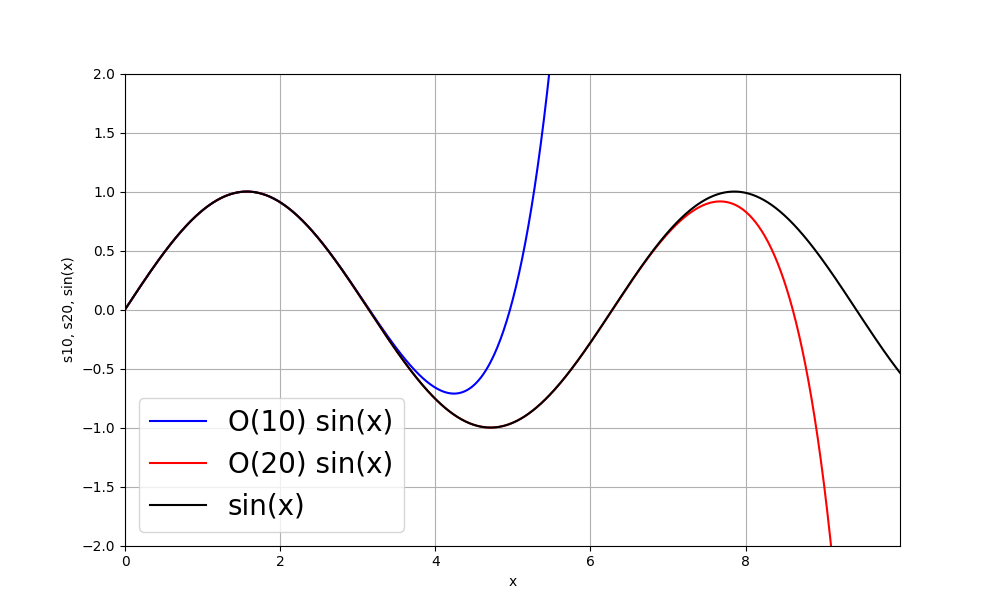

Write Python code to recreate this figure.
from sympy import sin,series,Symbol
import matplotlib.pyplot as plt

x = Symbol('x')
s10 = sin(x).series(x,0,10).removeO()
s20 = sin(x).series(x,0,20).removeO()
s = sin(x)
xx = []
y10 = []
y20 = []
y = []
for i in range(1000):
  xx.append(i / 100.0)
  y10.append(float(s10.subs({x:i/100.0})))
  y20.append(float(s20.subs({x:i/100.0})))
  y.append(float(s.subs({x:i/100.0})))

fig, ax = plt.subplots(figsize=(15, 8))
ax.set_xlabel('x')
ax.set_ylabel('s10, s20, sin(x)')
ax.margins(x=0.,y=0.1)
ax.grid(True)
ax.plot(xx, y10, c='b', label='O(10) sin(x)')
ax.plot(xx, y20, c='r', label='O(20) sin(x)')
ax.plot(xx, y, c='k', label='sin(x)')
ax.set_ylim(-2.,2.)
#ax.legend(fontsize='x-large')
ax.legend(fontsize='20')
plt.show()
